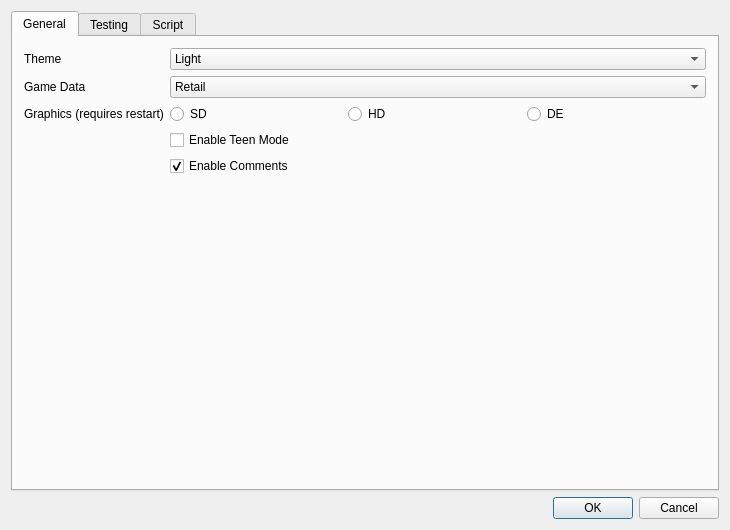
<?xml version="1.0" encoding="UTF-8"?>
<ui version="4.0">
 <class>SettingsEditor</class>
 <widget class="QDialog" name="SettingsEditor">
  <property name="windowModality">
   <enum>Qt::ApplicationModal</enum>
  </property>
  <property name="geometry">
   <rect>
    <x>0</x>
    <y>0</y>
    <width>730</width>
    <height>530</height>
   </rect>
  </property>
  <property name="windowTitle">
   <string>Settings</string>
  </property>
  <layout class="QVBoxLayout" name="verticalLayout_1">
   <item>
    <layout class="QVBoxLayout" name="verticalLayout">
     <item>
      <widget class="QTabWidget" name="tabs">
       <property name="currentIndex">
        <number>0</number>
       </property>
       <property name="usesScrollButtons">
        <bool>false</bool>
       </property>
       <widget class="QWidget" name="tab">
        <attribute name="title">
         <string>General</string>
        </attribute>
        <layout class="QFormLayout" name="formLayout_2">
         <item row="0" column="0">
          <widget class="QLabel" name="themeLabel">
           <property name="text">
            <string>Theme</string>
           </property>
          </widget>
         </item>
         <item row="0" column="1">
          <widget class="QComboBox" name="theme">
           <item>
            <property name="text">
             <string>Light</string>
            </property>
           </item>
           <item>
            <property name="text">
             <string>Dark</string>
            </property>
           </item>
          </widget>
         </item>
         <item row="1" column="0">
          <widget class="QLabel" name="typeLabel">
           <property name="text">
            <string>Game Data</string>
           </property>
          </widget>
         </item>
         <item row="1" column="1">
          <widget class="QComboBox" name="flavour">
           <item>
            <property name="text">
             <string>Retail</string>
            </property>
           </item>
           <item>
            <property name="text">
             <string>PTR</string>
            </property>
           </item>
          </widget>
         </item>
         <item row="2" column="0">
          <widget class="QLabel" name="graphicsModeLabel">
           <property name="text">
            <string>Graphics (requires restart)</string>
           </property>
          </widget>
         </item>
         <item row="2" column="1">
          <widget class="QWidget" name="graphics_mode">
           <layout class="QHBoxLayout" name="graphicsModeLayout">
            <property name="leftMargin">
             <number>0</number>
            </property>
            <property name="topMargin">
             <number>0</number>
            </property>
            <property name="rightMargin">
             <number>0</number>
            </property>
            <property name="bottomMargin">
             <number>0</number>
            </property>
            <item>
             <widget class="QRadioButton" name="sd">
              <property name="text">
               <string>SD</string>
              </property>
             </widget>
            </item>
            <item>
             <widget class="QRadioButton" name="hd">
              <property name="text">
               <string>HD</string>
              </property>
             </widget>
            </item>
            <item>
             <widget class="QRadioButton" name="de">
              <property name="text">
               <string>DE</string>
              </property>
             </widget>
            </item>
            <item>
             <spacer name="graphicsModeSpacer">
              <property name="orientation">
               <enum>Qt::Horizontal</enum>
              </property>
             </spacer>
            </item>
           </layout>
          </widget>
         </item>
         <item row="3" column="1">
          <widget class="QCheckBox" name="teen">
           <property name="text">
            <string>Enable Teen Mode</string>
           </property>
          </widget>
         </item>
         <item row="4" column="1">
           <widget class="QCheckBox" name="comments">
             <property name="text">
               <string>Enable Comments</string>
             </property>
             <property name="checked">
               <bool>true</bool>
             </property>
           </widget>
         </item>
        </layout>
       </widget>
       <widget class="QWidget" name="tab_1">
        <attribute name="title">
         <string>Testing</string>
        </attribute>
        <layout class="QFormLayout" name="formLayout">
         <property name="labelAlignment">
          <set>Qt::AlignLeading|Qt::AlignLeft|Qt::AlignTop</set>
         </property>
         <property name="verticalSpacing">
          <number>6</number>
         </property>
         <item row="0" column="0" colspan="2">
          <layout class="QFormLayout" name="formLayout_4">
           <property name="labelAlignment">
            <set>Qt::AlignHCenter|Qt::AlignTop</set>
           </property>
           <property name="horizontalSpacing">
            <number>6</number>
           </property>
           <property name="verticalSpacing">
            <number>0</number>
           </property>
           <item row="0" column="0">
            <widget class="QLabel" name="label">
             <property name="text">
              <string>Arguments:</string>
             </property>
            </widget>
           </item>
           <item row="0" column="1">
            <widget class="QLineEdit" name="userArgs"/>
           </item>
           <item row="1" column="0">
            <widget class="QLabel" name="label_9">
             <property name="text">
              <string>Difficulty</string>
             </property>
            </widget>
           </item>
           <item row="1" column="1">
            <widget class="QComboBox" name="diff">
             <property name="currentText">
              <string>Normal</string>
             </property>
             <item>
              <property name="text">
               <string>Easy</string>
              </property>
             </item>
             <item>
              <property name="text">
               <string>Normal</string>
              </property>
             </item>
             <item>
              <property name="text">
               <string>Hard</string>
              </property>
             </item>
            </widget>
           </item>
           <item row="2" column="0">
            <widget class="QLabel" name="label_8">
             <property name="text">
              <string>Window Mode</string>
             </property>
            </widget>
           </item>
           <item row="2" column="1">
            <widget class="QComboBox" name="windowmode">
             <item>
              <property name="text">
               <string>Default</string>
              </property>
             </item>
             <item>
              <property name="text">
               <string>Windowed</string>
              </property>
             </item>
             <item>
              <property name="text">
               <string>Windowed Fullscreen</string>
              </property>
             </item>
             <item>
              <property name="text">
               <string>Fullscreen</string>
              </property>
             </item>
            </widget>
           </item>
           <item row="3" column="0">
            <widget class="QLabel" name="label_10">
             <property name="text">
              <string>Asset Mode</string>
             </property>
            </widget>
           </item>
           <item row="3" column="1">
            <widget class="QComboBox" name="testhd">
             <item>
              <property name="text">
               <string>Default</string>
              </property>
             </item>
             <item>
              <property name="text">
               <string>HD</string>
              </property>
             </item>
             <item>
              <property name="text">
               <string>SD</string>
              </property>
             </item>
            </widget>
           </item>
           <item row="4" column="0">
            <widget class="QLabel" name="label_11">
             <property name="text">
              <string>Teen Mode</string>
             </property>
            </widget>
           </item>
           <item row="4" column="1">
            <widget class="QComboBox" name="testteen">
             <item>
              <property name="text">
               <string>Default</string>
              </property>
             </item>
             <item>
              <property name="text">
               <string>On</string>
              </property>
             </item>
             <item>
              <property name="text">
               <string>Off</string>
              </property>
             </item>
            </widget>
           </item>
           <item row="5" column="0">
            <widget class="QLabel" name="label_12">
             <property name="text">
              <string>Profile Name</string>
             </property>
            </widget>
           </item>
           <item row="5" column="1">
            <widget class="QLineEdit" name="profile">
             <property name="text">
              <string>HiveWE</string>
             </property>
            </widget>
           </item>
           <item row="6" column="1">
            <widget class="QCheckBox" name="fixedseed">
             <property name="text">
              <string>Fixed random Seed</string>
             </property>
             <property name="checked">
              <bool>true</bool>
             </property>
            </widget>
           </item>
           <item row="7" column="1">
            <widget class="QCheckBox" name="nowfpause">
             <property name="text">
              <string>No Windows Focus Pause</string>
             </property>
             <property name="checked">
              <bool>true</bool>
             </property>
            </widget>
           </item>
           <item row="8" column="0">
            <widget class="QLabel" name="label_7">
             <property name="text">
              <string>Final arguments:</string>
             </property>
            </widget>
           </item>
           <item row="8" column="1">
            <widget class="QLineEdit" name="testArgs">
             <property name="readOnly">
              <bool>true</bool>
             </property>
            </widget>
           </item>
          </layout>
         </item>
        </layout>
       </widget>
       <widget class="QWidget" name="tab_2">
        <attribute name="title">
         <string>Script</string>
        </attribute>
        <property name="enabled">
         <bool>false</bool>
        </property>
        <layout class="QVBoxLayout" name="verticalLayout_4">
         <item>
          <widget class="QGroupBox" name="groupBox_2">
           <property name="title">
            <string>Generate map script</string>
           </property>
           <property name="checkable">
            <bool>true</bool>
           </property>
           <layout class="QVBoxLayout" name="verticalLayout_2">
            <item>
             <widget class="QLabel" name="label_6">
              <property name="sizePolicy">
               <sizepolicy hsizetype="Preferred" vsizetype="Preferred">
                <horstretch>0</horstretch>
                <verstretch>0</verstretch>
               </sizepolicy>
              </property>
              <property name="text">
               <string>Map script generation implies converting all GUI triggers to JASS and appending the text from all custom triggers.</string>
              </property>
             </widget>
            </item>
            <item>
             <widget class="QCheckBox" name="checkBox_2">
              <property name="text">
               <string>Run VJass preprocessor</string>
              </property>
              <property name="checked">
               <bool>true</bool>
              </property>
             </widget>
            </item>
           </layout>
          </widget>
         </item>
         <item>
          <widget class="QGroupBox" name="groupBox">
           <property name="title">
            <string>Custom Tool</string>
           </property>
           <property name="checkable">
            <bool>true</bool>
           </property>
           <property name="checked">
            <bool>false</bool>
           </property>
           <layout class="QVBoxLayout" name="verticalLayout_3">
            <item>
             <layout class="QFormLayout" name="formLayout_3">
              <item row="0" column="0">
               <widget class="QLabel" name="label_2">
                <property name="text">
                 <string>Executable</string>
                </property>
               </widget>
              </item>
              <item row="1" column="0">
               <widget class="QLabel" name="label_3">
                <property name="text">
                 <string>Arguments</string>
                </property>
               </widget>
              </item>
              <item row="2" column="0">
               <widget class="QLabel" name="label_4">
                <property name="text">
                 <string>Working Directory</string>
                </property>
               </widget>
              </item>
              <item row="0" column="1">
               <layout class="QHBoxLayout" name="horizontalLayout_2">
                <item>
                 <widget class="QLineEdit" name="lineEdit_2"/>
                </item>
                <item>
                 <widget class="QToolButton" name="toolButton_2">
                  <property name="sizePolicy">
                   <sizepolicy hsizetype="Preferred" vsizetype="Preferred">
                    <horstretch>0</horstretch>
                    <verstretch>0</verstretch>
                   </sizepolicy>
                  </property>
                  <property name="text">
                   <string>...</string>
                  </property>
                 </widget>
                </item>
               </layout>
              </item>
              <item row="2" column="1">
               <layout class="QHBoxLayout" name="horizontalLayout_4">
                <item>
                 <widget class="QLineEdit" name="lineEdit_4"/>
                </item>
                <item>
                 <widget class="QToolButton" name="toolButton_4">
                  <property name="sizePolicy">
                   <sizepolicy hsizetype="Preferred" vsizetype="Preferred">
                    <horstretch>0</horstretch>
                    <verstretch>0</verstretch>
                   </sizepolicy>
                  </property>
                  <property name="text">
                   <string>...</string>
                  </property>
                 </widget>
                </item>
               </layout>
              </item>
              <item row="1" column="1">
               <widget class="QLineEdit" name="lineEdit_5"/>
              </item>
             </layout>
            </item>
            <item>
             <widget class="QLabel" name="label_5">
              <property name="text">
               <string>HiveWE exposes the following variables:
$hivewe_path - The absolute path to the HiveWE exe
$map_path - The absolute path to the map directory</string>
              </property>
             </widget>
            </item>
           </layout>
          </widget>
         </item>
         <item>
          <spacer name="verticalSpacer">
           <property name="orientation">
            <enum>Qt::Vertical</enum>
           </property>
           <property name="sizeHint" stdset="0">
            <size>
             <width>20</width>
             <height>194</height>
            </size>
           </property>
          </spacer>
         </item>
        </layout>
       </widget>
      </widget>
     </item>
     <item>
      <widget class="QDialogButtonBox" name="buttonBox">
       <property name="standardButtons">
        <set>QDialogButtonBox::Cancel|QDialogButtonBox::Ok</set>
       </property>
      </widget>
     </item>
    </layout>
   </item>
  </layout>
 </widget>
 <layoutdefault spacing="6" margin="11"/>
 <resources/>
 <connections/>
</ui>
